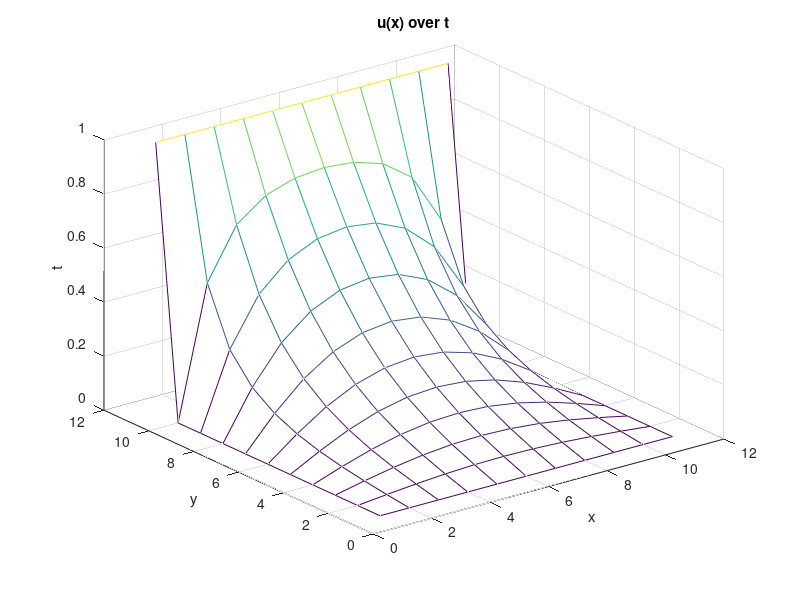

Recreate this plot in MATLAB.
home
close all
clear all

addpath('..\..\data')

%Loading variables
x = load('2fwd10.txt');

%%

%Arrays for x-axis
dx = linspace(0,1,length(x));
dy = dx;

%Plotting the data
figure(1)
mesh(x)
xlabel('x')
ylabel('y')
zlabel('t')
title('u(x) over t')
